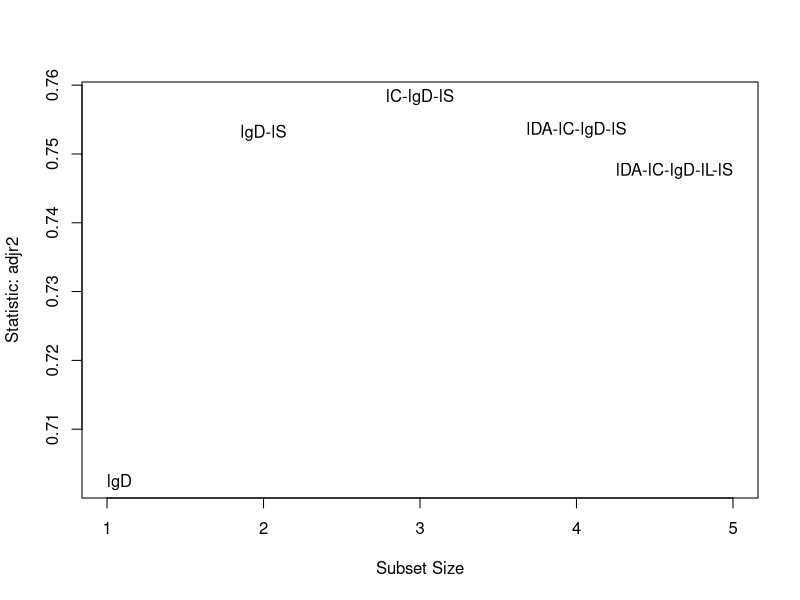

Source code (R): (Note: this script raises an error after producing the figure.)
bridge <- read.table("bridge.txt", header = TRUE)
attach(bridge)

m1 <- lm(log(Time) ~log(DArea)+log(CCost)+log(Dwgs)+log(Length)+log(Spans) )

logDArea <- log(DArea)
logCCost <- log(CCost)
logDwgs <- log(Dwgs)
logLength <- log(Length)
logSpans <- log(Spans)
X <- cbind(logDArea,logCCost,logDwgs,logLength,logSpans)

library(leaps)

b <- regsubsets(as.matrix(X),log(Time))
rs <- summary(b)

library(car)

subsets(b,statistic=c("adjr2"))

rs$adjr2

par(mfrow=c(1,2))
plot(1:5,rs$adjr2,xlab="Subset Size",ylab="Adjusted R-squared")
subsets(b,statistic=c("adjr2"))


detach(bridge)
